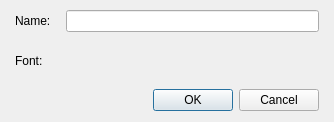
<?xml version="1.0" encoding="UTF-8"?>
<ui version="4.0">
 <class>DialogSystemFontName</class>
 <widget class="QDialog" name="DialogSystemFontName">
  <property name="geometry">
   <rect>
    <x>0</x>
    <y>0</y>
    <width>334</width>
    <height>122</height>
   </rect>
  </property>
  <property name="windowTitle">
   <string>Set font name...</string>
  </property>
  <layout class="QGridLayout" name="gridLayout_2">
   <property name="leftMargin">
    <number>15</number>
   </property>
   <property name="topMargin">
    <number>10</number>
   </property>
   <property name="rightMargin">
    <number>15</number>
   </property>
   <property name="bottomMargin">
    <number>10</number>
   </property>
   <item row="0" column="0">
    <layout class="QVBoxLayout" name="verticalLayout" stretch="1,0">
     <property name="spacing">
      <number>15</number>
     </property>
     <item>
      <layout class="QGridLayout" name="gridLayout" columnstretch="0,1">
       <item row="0" column="0">
        <widget class="QLabel" name="labelName">
         <property name="text">
          <string>Name:</string>
         </property>
        </widget>
       </item>
       <item row="0" column="1">
        <widget class="QLineEdit" name="lineEditName"/>
       </item>
       <item row="1" column="0">
        <widget class="QLabel" name="labelFont">
         <property name="text">
          <string>Font:</string>
         </property>
        </widget>
       </item>
       <item row="1" column="1">
        <widget class="PanelPrimitiveValue" name="panelPrimitiveFont" native="true">
         <property name="minimumSize">
          <size>
           <width>250</width>
           <height>27</height>
          </size>
         </property>
         <property name="maximumSize">
          <size>
           <width>250</width>
           <height>27</height>
          </size>
         </property>
        </widget>
       </item>
      </layout>
     </item>
     <item>
      <widget class="QDialogButtonBox" name="buttonBox">
       <property name="orientation">
        <enum>Qt::Horizontal</enum>
       </property>
       <property name="standardButtons">
        <set>QDialogButtonBox::Cancel|QDialogButtonBox::Ok</set>
       </property>
      </widget>
     </item>
    </layout>
   </item>
  </layout>
 </widget>
 <customwidgets>
  <customwidget>
   <class>PanelPrimitiveValue</class>
   <extends>QWidget</extends>
   <header>panelprimitivevalue.h</header>
   <container>1</container>
  </customwidget>
 </customwidgets>
 <resources/>
 <connections>
  <connection>
   <sender>buttonBox</sender>
   <signal>accepted()</signal>
   <receiver>DialogSystemFontName</receiver>
   <slot>accept()</slot>
   <hints>
    <hint type="sourcelabel">
     <x>248</x>
     <y>254</y>
    </hint>
    <hint type="destinationlabel">
     <x>157</x>
     <y>274</y>
    </hint>
   </hints>
  </connection>
  <connection>
   <sender>buttonBox</sender>
   <signal>rejected()</signal>
   <receiver>DialogSystemFontName</receiver>
   <slot>reject()</slot>
   <hints>
    <hint type="sourcelabel">
     <x>316</x>
     <y>260</y>
    </hint>
    <hint type="destinationlabel">
     <x>286</x>
     <y>274</y>
    </hint>
   </hints>
  </connection>
 </connections>
</ui>
